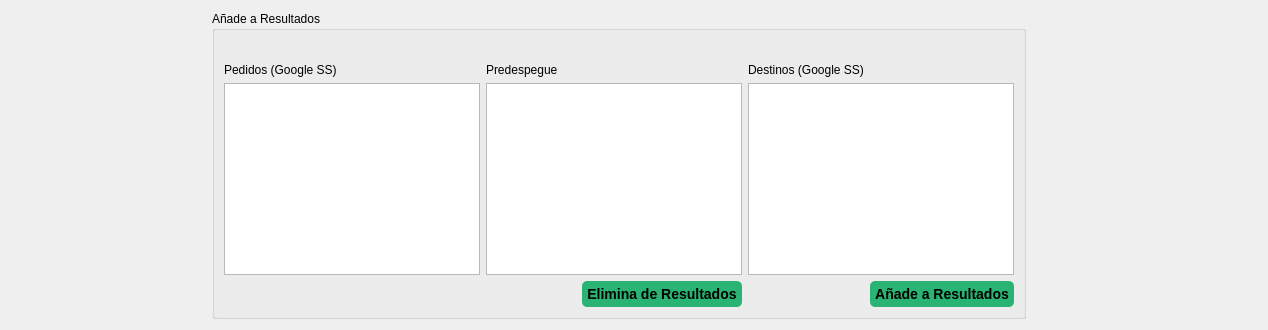
          <widget class="QWidget" name="tab">
           <attribute name="title">
            <string>4. Añade Pedidos</string>
           </attribute>
           <layout class="QGridLayout" name="gridLayout_26">
            <item row="0" column="0">
             <spacer name="horizontalSpacer_20">
              <property name="orientation">
               <enum>Qt::Horizontal</enum>
              </property>
              <property name="sizeHint" stdset="0">
               <size>
                <width>201</width>
                <height>20</height>
               </size>
              </property>
             </spacer>
            </item>
            <item row="0" column="1">
             <widget class="QGroupBox" name="groupBox">
              <property name="title">
               <string>Añade a Resultados</string>
              </property>
              <property name="flat">
               <bool>true</bool>
              </property>
              <layout class="QGridLayout" name="gridLayout">
               <item row="2" column="4" colspan="2">
                <widget class="QListWidget" name="listWidgetAnadeDestinos"/>
               </item>
               <item row="0" column="2">
                <widget class="QLabel" name="label_91">
                 <property name="font">
                  <font>
                   <pointsize>11</pointsize>
                   <weight>50</weight>
                   <bold>false</bold>
                  </font>
                 </property>
                 <property name="text">
                  <string/>
                 </property>
                 <property name="textFormat">
                  <enum>Qt::AutoText</enum>
                 </property>
                 <property name="pixmap">
                  <pixmap>:/21.png</pixmap>
                 </property>
                 <property name="scaledContents">
                  <bool>false</bool>
                 </property>
                </widget>
               </item>
               <item row="2" column="2" colspan="2">
                <widget class="QListWidget" name="listWidgetAnadePredespegue"/>
               </item>
               <item row="0" column="0">
                <widget class="QLabel" name="label_92">
                 <property name="font">
                  <font>
                   <pointsize>11</pointsize>
                   <weight>50</weight>
                   <bold>false</bold>
                  </font>
                 </property>
                 <property name="text">
                  <string/>
                 </property>
                 <property name="textFormat">
                  <enum>Qt::AutoText</enum>
                 </property>
                 <property name="pixmap">
                  <pixmap>:/28.png</pixmap>
                 </property>
                 <property name="scaledContents">
                  <bool>false</bool>
                 </property>
                </widget>
               </item>
               <item row="3" column="3">
                <widget class="QPushButton" name="pushButtonAnadePedidosQuitaPredespegue">
                 <property name="styleSheet">
                  <string notr="true">QPushButton#pushButtonAnadePedidosQuitaPredespegue {
background-color: rgb(41, 180, 115);
border-radius: 5px;
font: bold 14px;
padding: 5px;
} </string>
                 </property>
                 <property name="text">
                  <string>Elimina de Resultados</string>
                 </property>
                </widget>
               </item>
               <item row="2" column="0" colspan="2">
                <widget class="QListWidget" name="listWidgetAnadePedidos"/>
               </item>
               <item row="0" column="4">
                <widget class="QLabel" name="label_94">
                 <property name="font">
                  <font>
                   <pointsize>11</pointsize>
                   <weight>50</weight>
                   <bold>false</bold>
                  </font>
                 </property>
                 <property name="text">
                  <string/>
                 </property>
                 <property name="textFormat">
                  <enum>Qt::AutoText</enum>
                 </property>
                 <property name="pixmap">
                  <pixmap>:/28.png</pixmap>
                 </property>
                 <property name="scaledContents">
                  <bool>false</bool>
                 </property>
                </widget>
               </item>
               <item row="3" column="5">
                <widget class="QPushButton" name="pushButtonAnadePedidosAnadeResultados">
                 <property name="styleSheet">
                  <string notr="true">QPushButton#pushButtonAnadePedidosAnadeResultados {
background-color: rgb(41, 180, 115);
border-radius: 5px;
font: bold 14px;
padding: 5px;
} </string>
                 </property>
                 <property name="text">
                  <string>Añade a Resultados</string>
                 </property>
                </widget>
               </item>
               <item row="1" column="0">
                <widget class="QLabel" name="label_93">
                 <property name="text">
                  <string>Pedidos (Google SS)</string>
                 </property>
                </widget>
               </item>
               <item row="1" column="2">
                <widget class="QLabel" name="label_90">
                 <property name="text">
                  <string>Predespegue</string>
                 </property>
                </widget>
               </item>
               <item row="1" column="4">
                <widget class="QLabel" name="label_116">
                 <property name="text">
                  <string>Destinos (Google SS)</string>
                 </property>
                </widget>
               </item>
              </layout>
             </widget>
            </item>
            <item row="0" column="2">
             <spacer name="horizontalSpacer_24">
              <property name="orientation">
               <enum>Qt::Horizontal</enum>
              </property>
              <property name="sizeHint" stdset="0">
               <size>
                <width>231</width>
                <height>20</height>
               </size>
              </property>
             </spacer>
            </item>
           </layout>
          </widget>
